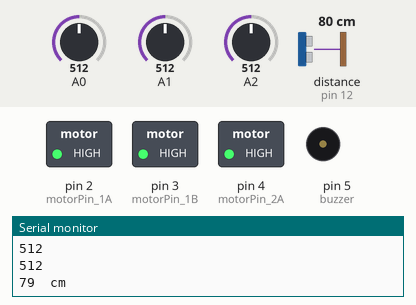
Bench run of a sketch on a simulated Arduino Uno, built with avr-gcc and run on an emulated ATmega328P. Shown: switched loads named in the sketch (green lamp = pin HIGH), buzzer (waves = sounding, pin HIGH), the last lines printed to the serial monitor. Wiring (inferred from the names in the program): ultrasonic range finder: trigger pin 11; echo pin 12. The test bench sets the inputs (shaded band); at power-on: A2 = 512, distance to the obstacle (sensor on pin 12) 80 cm, A0 = 512, A1 = 512. The echo pulse lasts 58.3 µs per cm; pins used as bus, display or sensor lines are not drawn.

Above: at 1.2 s.
1.3 s: A2 set to 110
4.3 s: A2 set to 89
At 5.5 s:
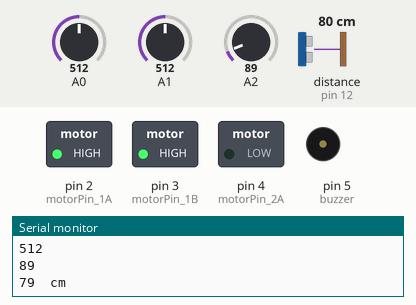
5.8 s: distance to the obstacle (sensor on pin 12) set to 17 cm
7.3 s: distance to the obstacle (sensor on pin 12) set to 13 cm
At 7.56 s:
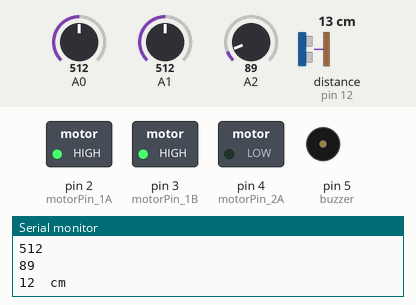
10.3 s: A0 set to 106
13.3 s: A0 set to 94
At 13.47 s:
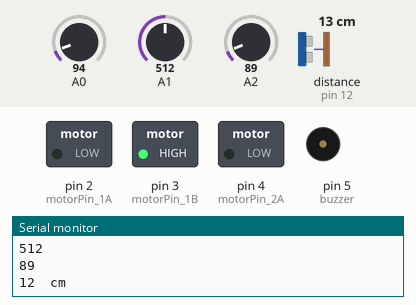
Timing chart, 0 to 17.3 s (numbered marks = the images above; inputs shaded):
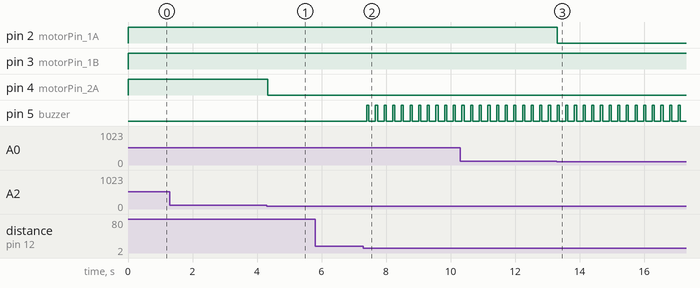

The sketch:

gesture_controlled_wheelchair.ino
```cpp
int motorPin_1A=2;
int motorPin_1B=3;
int motorPin_2A=4;
int motorPin_2B=5;
#define trigPin 11
#define buzzer 5
#define echoPin 12

float new_delay;


void setup() {
  // initialize serial communication at 9600 bits per second:
  Serial.begin(9600);
  pinMode(motorPin_1A, OUTPUT);
  pinMode(motorPin_1B, OUTPUT);
  pinMode(motorPin_2A, OUTPUT);
  pinMode(motorPin_2B, OUTPUT);
  pinMode(trigPin, OUTPUT);
  pinMode(echoPin, INPUT);
  pinMode(buzzer,OUTPUT);
}

// the loop routine runs over and over again forever:
void loop() {
  // read the input on analog pin 0:
  int sensorValue = analogRead(A0);
  int sensorValue_1 = analogRead(A1);
  int sensorValue_2 = analogRead(A2);

  // print out the value you read:
  Serial.println(sensorValue);
  Serial.println(sensorValue_1);
  Serial.println(sensorValue_2);
  if (sensorValue>100)
  digitalWrite(motorPin_1A,HIGH);
  else
      digitalWrite(motorPin_1A,LOW);
  if(sensorValue_1>100)
  digitalWrite(motorPin_1B,HIGH);
  else
    digitalWrite(motorPin_1B,LOW);
  if (sensorValue_2>100){
  digitalWrite(motorPin_2A,HIGH);
  digitalWrite(motorPin_2B,HIGH);}
  else{
    digitalWrite(motorPin_2A,LOW);
    digitalWrite(motorPin_2B,LOW);
  }
   long duration, distance;
  digitalWrite(trigPin, LOW);
  delayMicroseconds(2);
  digitalWrite(trigPin, HIGH);
  delayMicroseconds(10);
  digitalWrite(trigPin, LOW);
  duration = pulseIn(echoPin, HIGH);
  distance = (duration/2) / 29.1;
  new_delay= (distance *3) +30;
  Serial.print(distance);
  Serial.println("  cm");
  if (distance < 15)
  {
   digitalWrite(buzzer,HIGH);
   delay(new_delay);
   digitalWrite(buzzer,LOW);

  }
  else
  {
    digitalWrite(buzzer,LOW);

  }
  delay(200);  // delay in between reads for stability
}
```

Measured:
- the behaviour switches between 101 and 100 on A2 (found by bisection; images 0 and 1)
- the behaviour switches between 16 and 15 cm on distance to the obstacle (sensor on pin 12) (found by bisection; images 1 and 2)
- the behaviour switches between 101 and 100 on A0 (found by bisection; images 2 and 3)
- after the input at 4.3 s, pin 4 (motorPin_2A): HIGH → LOW at once
- after the input at 7.3 s, pin 5 (buzzer): alternates HIGH for 0.07 s and LOW for 0.20 s, starting after 0.10 s
- after the input at 13.3 s, pin 2 (motorPin_1A): HIGH → LOW at once
